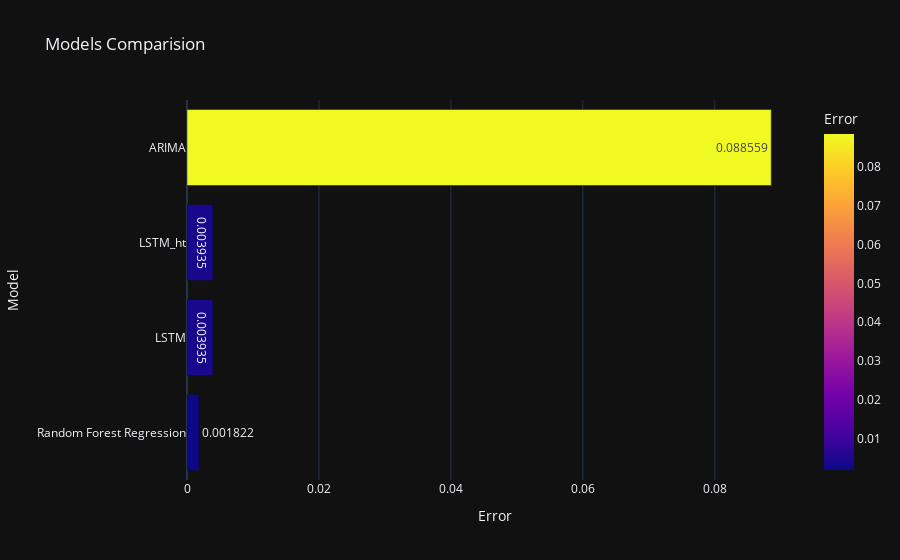

This figure's notebook cell:
### Code cell
import plotly.express as px
fig = px.bar(models,
       x="Error",
       y="Model",
       text="Error",
       color="Error",
       template="plotly_dark",
       title="Models Comparision"
      )

fig.show()

### Figure 1 — Plotly figure (JSON) as saved in the notebook; plotly's stock layout.template omitted (floating-point values rounded to 4 significant figures)
{"data": [{"hovertemplate": "Error=%{marker.color}<br>Model=%{y}<extra></extra>", "legendgroup": "", "marker": {"color": [0.001822, 0.003935, 0.003935, 0.08856], "coloraxis": "coloraxis", "pattern": {"shape": ""}}, "name": "", "orientation": "h", "showlegend": false, "text": [0.001822, 0.003935, 0.003935, 0.08856], "textposition": "auto", "type": "bar", "x": [0.001822, 0.003935, 0.003935, 0.08856], "xaxis": "x", "y": ["Random Forest Regression", "LSTM", "LSTM_ht", "ARIMA"], "yaxis": "y"}], "layout": {"barmode": "relative", "coloraxis": {"colorbar": {"title": {"text": "Error"}}, "colorscale": [[0, "#0d0887"], [0.1111, "#46039f"], [0.2222, "#7201a8"], [0.3333, "#9c179e"], [0.4444, "#bd3786"], [0.5556, "#d8576b"], [0.6667, "#ed7953"], [0.7778, "#fb9f3a"], [0.8889, "#fdca26"], [1, "#f0f921"]]}, "legend": {"tracegroupgap": 0}, "title": {"text": "Models Comparision"}, "xaxis": {"anchor": "y", "domain": [0, 1], "title": {"text": "Error"}}, "yaxis": {"anchor": "x", "domain": [0, 1], "title": {"text": "Model"}}}}
